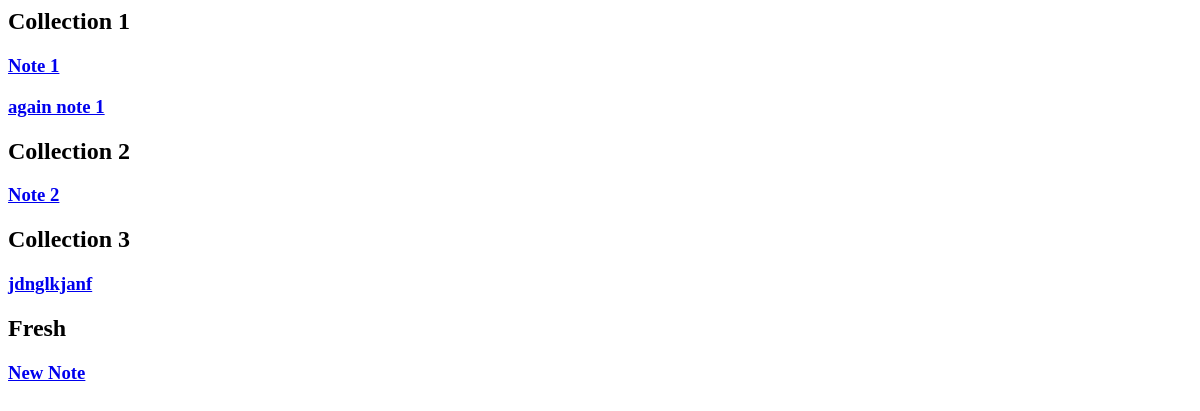
The app's page /index/collections/, older data.
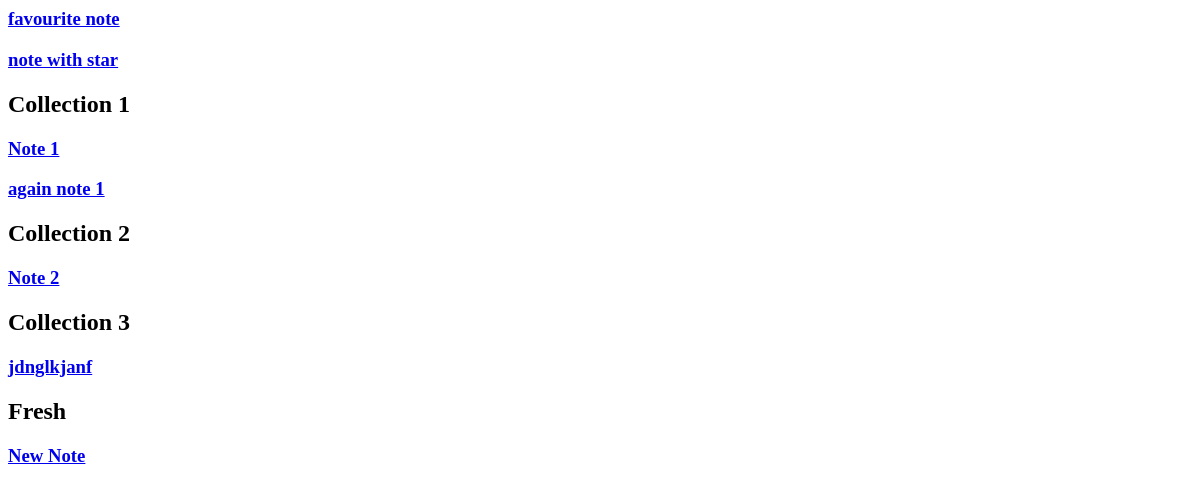
The same page, newer data.
### Notes/models.py (models this page shows, shortened)
class NoteModel(models.Model):
    title = models.CharField(max_length=40)
    created = models.DateTimeField(default=datetime.now)
    desc = models.CharField(max_length=80,blank=True)
    note_img = models.ImageField(blank=True)
    fav = models.BooleanField(default=False)
    collection = models.CharField(max_length=30,blank=True)

### Notes/views.py (the view)
# urls.py: path('collections/', views.collections, name='collections'),
def collections(request):
    collection_all = NoteModel.objects.order_by('collection')
    return render(request, 'Notes/collections.html', {'collection_all':collection_all})

### Notes/templates/Notes/collections.html
{% regroup collection_all by collection as collection_list %}
{% for collection in collection_list %}
    <h2>{{ collection.grouper }}</h2>
    {% for note in collection.list %}
        <h3><a href="detail/{{note.title}}">{{ note.title }}</a></h3>
    {% endfor %}
{% endfor %}

Row changes from the older to the newer data that the page shows:
added NoteModel: title "favourite note"
added NoteModel: title "note with star"
